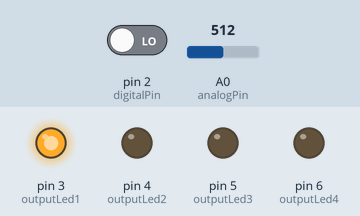
Recording of a sketch running on a simulated Arduino Uno, built with avr-gcc and run on an emulated ATmega328P. Shown: output pins drawn as LEDs (lit = HIGH). The inputs (shaded band) are chosen by the test bench; at power-on: pin 2 (digitalPin) LOW, A0 (analogPin) = 512.

Above: at 0.05 s.
At 0.65 s:
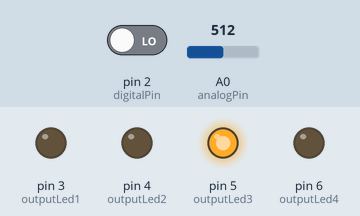
At 1.35 s:
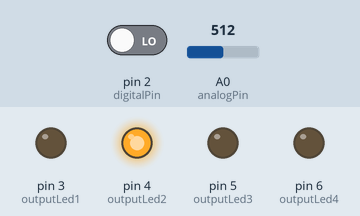
At 2.75 s:
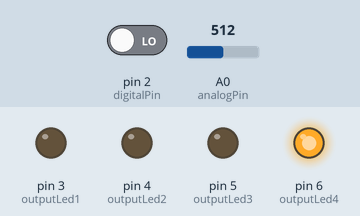
Timing chart, 0 to 3.0 s (numbered marks = the images above):
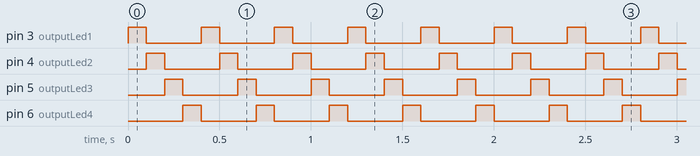

Measured:
- by itself, pin 3 (outputLed1), pin 4 (outputLed2), pin 5 (outputLed3), pin 6 (outputLed4): alternates HIGH for 0.10 s and LOW for 0.30 s

The sketch:

laserArduinoMEGA.ino
```cpp
int outputSensor = 9;
int outputLed1 = 3;
int outputLed2 = 4;
int outputLed3 = 5;
int outputLed4 = 6;

int digitalPin = 2;
int analogPin = A0;
int digitalVal;
int analogVal;


void setup() {

  pinMode(outputSensor, OUTPUT);
  pinMode(outputLed1, OUTPUT);
  pinMode(outputLed2, OUTPUT);
  pinMode(outputLed3, OUTPUT);
  pinMode(outputLed4, OUTPUT);

  pinMode(digitalPin, INPUT);


  Serial.begin(9600);
}

void loop() {


  digitalWrite(outputLed1, HIGH);
  delay(100);
  digitalWrite(outputLed1, LOW);
  digitalWrite(outputLed2, HIGH);
  delay(100);
  digitalWrite(outputLed2, LOW);
  digitalWrite(outputLed3, HIGH);
  delay(100);
  digitalWrite(outputLed3, LOW);
  digitalWrite(outputLed4, HIGH);
  delay(100);
  digitalWrite(outputLed4, LOW);

  digitalVal = digitalRead(digitalPin);

  if(digitalVal == HIGH) {
    digitalWrite(outputSensor, HIGH);
  } else {
    digitalWrite(outputSensor, LOW);
  }

  analogVal = analogRead(analogPin);

  //Serial.println(analogVal);

}
```
